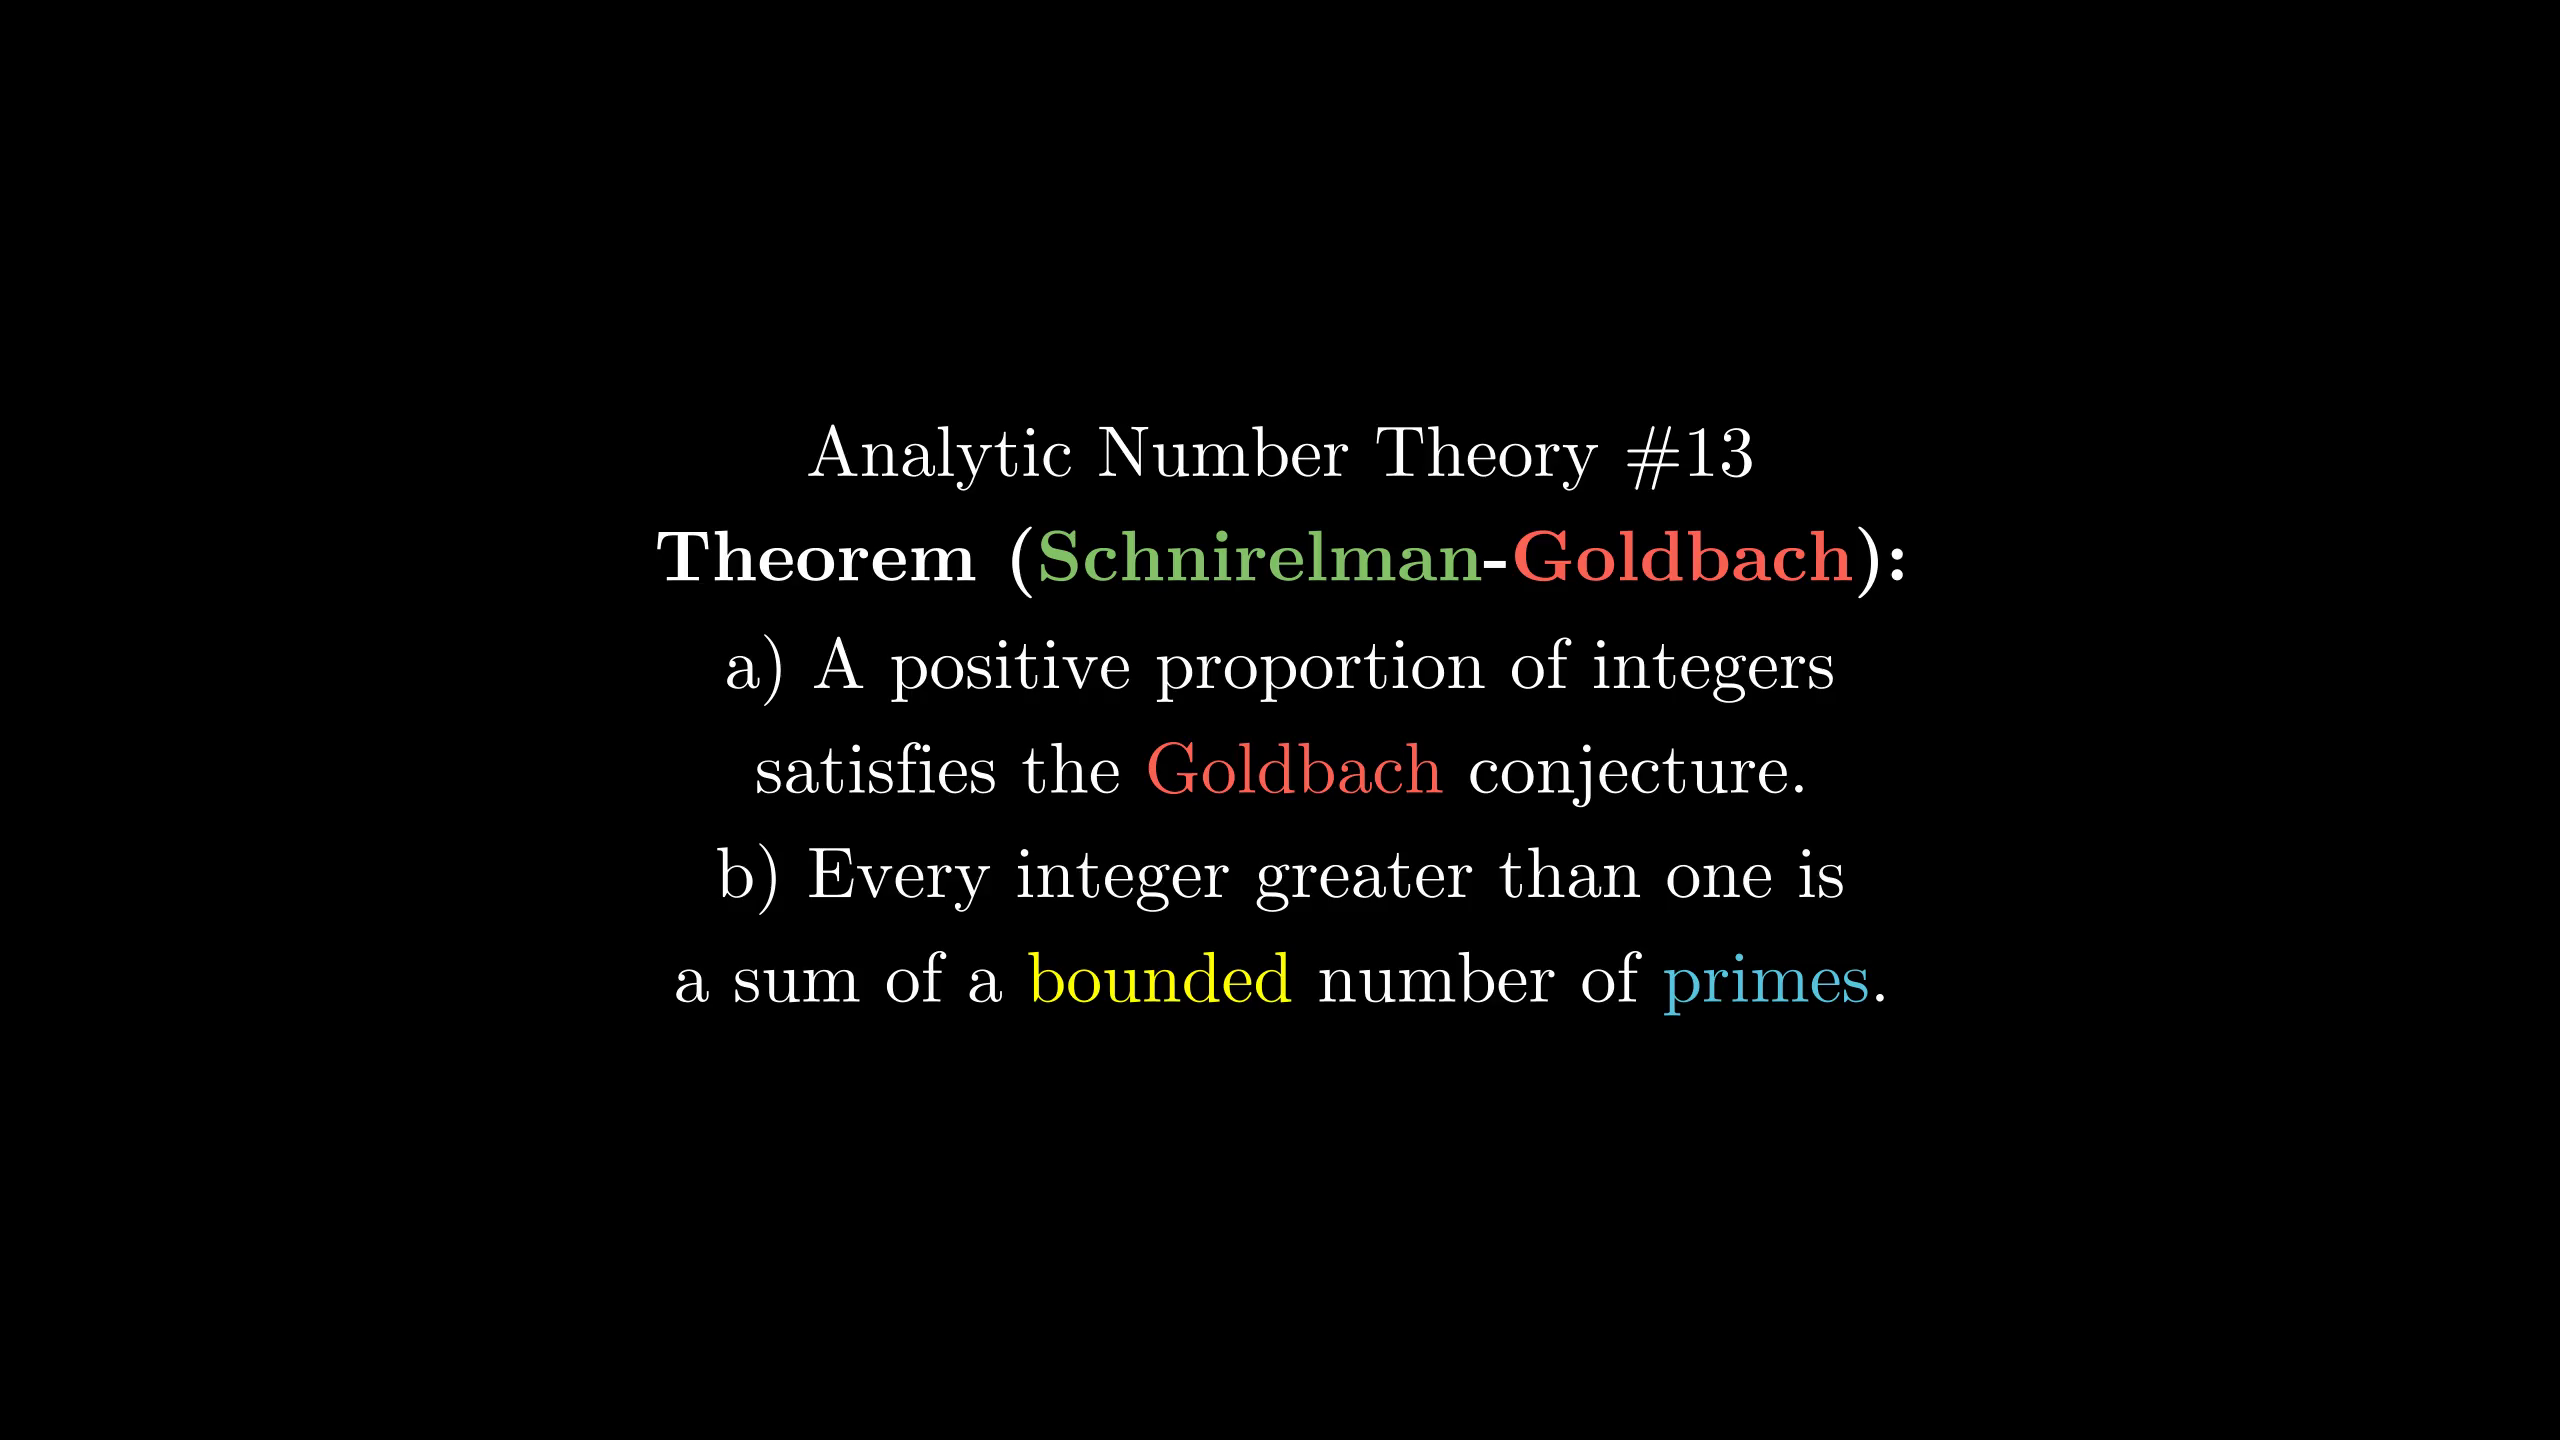

Python code for this plot:
from manimlib.imports import *

class FooScene(Scene):
    def construct(self):
        tit=TextMobject(r"Analytic Number Theory \#13")
        tit2=TextMobject(r"\textbf{Theorem (Schnirelman-Goldbach):}",
                tex_to_color_map={
                    "Schnirelman":GREEN,
                    "Goldbach":RED
                })
        tit3=TextMobject("a) A positive proportion of integers")
        tit4=TextMobject("satisfies the Goldbach conjecture.",
                tex_to_color_map={"Goldbach":RED})
        tit5=TextMobject("b) Every integer greater than one is")
        tit6=TextMobject("a sum of a bounded number of primes.",
                tex_to_color_map={"bounded":YELLOW,"primes":BLUE})
        self.add(VGroup(tit,tit2,tit3,tit4,tit5,tit6).arrange(DOWN).scale(0.8))
        self.wait()
